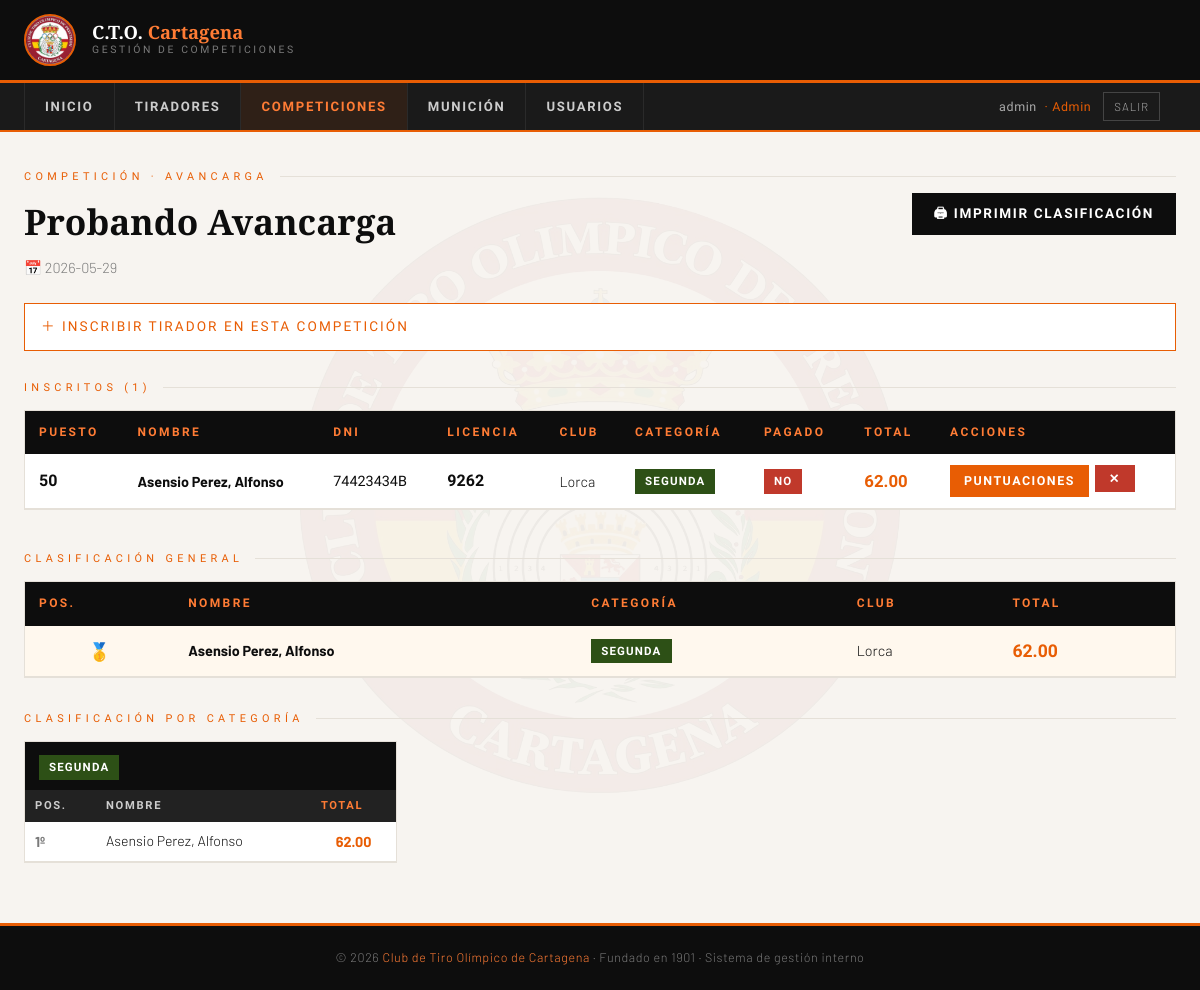
Screenshot of /competiciones/2 (signed in) with the database file from the repository.
### tables this page shows
CREATE TABLE usuarios (
                id         INTEGER PRIMARY KEY AUTOINCREMENT,
                username   TEXT UNIQUE NOT NULL,
                password   TEXT NOT NULL,
                rol        TEXT NOT NULL DEFAULT 'tirador',
                tirador_id INTEGER,
                activo     INTEGER DEFAULT 1,
                FOREIGN KEY (tirador_id) REFERENCES tiradores(id)
            );

CREATE TABLE competiciones (
                id     INTEGER PRIMARY KEY AUTOINCREMENT,
                nombre TEXT NOT NULL,
                fecha  TEXT,
                modalidad TEXT DEFAULT 'Pistola Standard'
            );

CREATE TABLE inscripciones (
                id              INTEGER PRIMARY KEY AUTOINCREMENT,
                competicion_id  INTEGER NOT NULL,
                tirador_id      INTEGER NOT NULL,
                puesto          INTEGER NOT NULL,
                pagado          INTEGER DEFAULT 0, ocultar_categoria INTEGER DEFAULT 0, categoria TEXT DEFAULT '',
                FOREIGN KEY (competicion_id) REFERENCES competiciones(id),
                FOREIGN KEY (tirador_id) REFERENCES tiradores(id),
                UNIQUE(competicion_id, puesto)
            );

CREATE TABLE tiradores (
                id        INTEGER PRIMARY KEY AUTOINCREMENT,
                nombre    TEXT NOT NULL,
                apellidos TEXT NOT NULL,
                dni       TEXT UNIQUE NOT NULL,
                licencia  TEXT,
                club      TEXT,
                categoria TEXT
            );

### app.py (the view)
@app.route("/competiciones/<int:cid>")
@login_required
def competicion_ver(cid):
    db   = get_db()
    comp = db.execute("SELECT * FROM competiciones WHERE id=?", (cid,)).fetchone()
    if not comp:
        return redirect(url_for("competiciones"))
    insc_rows = db.execute("""
        SELECT i.id, i.puesto, i.pagado, i.categoria,
               t.id as tid, t.nombre, t.apellidos, t.dni, t.licencia, t.club
        FROM inscripciones i
        JOIN tiradores t ON t.id = i.tirador_id
        WHERE i.competicion_id = ?
        ORDER BY i.puesto
    """, (cid,)).fetchall()
    inscripciones = []
    for row in insc_rows:
        total = calcular_total_inscripcion(row["id"], db, comp["modalidad"])
        inscripciones.append(dict(row) | {"total": total})
    clasificacion = sorted([i for i in inscripciones if i["total"] > 0],
                           key=lambda x: -x["total"])
    por_cat = {}
    for i in clasificacion:
        por_cat.setdefault(i["categoria"], []).append(i)
    disponibles = []
    if current_user.rol in ("admin", "encargado"):
        inscritos_ids = [i["tid"] for i in inscripciones]
        disponibles = db.execute(
            f"SELECT * FROM tiradores {'WHERE id NOT IN ('+','.join('?'*len(inscritos_ids))+')' if inscritos_ids else ''} ORDER BY apellidos",
            inscritos_ids
        ).fetchall()
    return render_template("competicion_ver.html",
        comp=comp, inscripciones=inscripciones,
        clasificacion=clasificacion, por_cat=por_cat,
        disponibles=disponibles, categorias=CATEGORIAS)

### app.py (called while the page is built)
@login_manager.user_loader
def load_user(user_id):
    db  = get_db()
    row = db.execute("SELECT * FROM usuarios WHERE id=? AND activo=1", (user_id,)).fetchone()
    if row:
        return User(row["id"], row["username"], row["rol"], row["tirador_id"])
    return None

def get_db():
    db = getattr(g, "_database", None)
    if db is None:
        db = g._database = sqlite3.connect(DB_PATH)
        db.row_factory = sqlite3.Row
    return db

def get_modalidad_config(modalidad):
    return MODALIDAD_CONFIG.get(modalidad or "", DEFAULT_CONFIG)

def calcular_suma_serie_vals(valores, top=None):
    nums = []
    for v in valores:
        if v is None: continue
        try:
            nums.append(10.0 if str(v).strip().lower() == 'x' else float(v))
        except: pass
    if top and len(nums) > top:
        nums = sorted(nums, reverse=True)[:top]
    return sum(nums)

def calcular_total_inscripcion(insc_id, db, modalidad=None):
    config = get_modalidad_config(modalidad)
    n_disp = config.get("disparos", 5)
    top    = config.get("top")
    cols   = ", ".join(f"d{i}" for i in range(1, n_disp + 1))
    filas  = db.execute(f"SELECT {cols} FROM puntuaciones WHERE inscripcion_id=?", (insc_id,)).fetchall()
    return sum(calcular_suma_serie_vals([r[f"d{i}"] for i in range(1, n_disp + 1)], top) for r in filas)

### templates/competicion_ver.html (shortened to what this page needs)
{% extends "base.html" %}
{% block contenido %}
<p class="pag-etiqueta">Competición · {{ comp.modalidad }}</p>
<div style="display:flex;align-items:flex-start;justify-content:space-between;flex-wrap:wrap;gap:12px;margin-bottom:6px;">
  <h1 class="pag-titulo" style="margin-bottom:0;">{{ comp.nombre }}</h1>
  {% if clasificacion %}
  <a href="/competiciones/{{ comp.id }}/imprimir" target="_blank" class="btn btn-negro">
    🖨 Imprimir clasificación
  </a>
  {% endif %}
</div>
{% if comp.fecha %}<p style="color:var(--gris);margin-bottom:24px;font-size:.9rem;">📅 {{ comp.fecha }}</p>{% else %}<div style="margin-bottom:24px;"></div>{% endif %}
<details style="margin-bottom:28px;">
  <summary style="cursor:pointer;font-family:'Barlow Condensed',sans-serif;font-size:.85rem;
    letter-spacing:.15em;text-transform:uppercase;color:var(--naranja);
    padding:12px 16px;background:var(--blanco);border:1px solid var(--naranja);
    list-style:none;user-select:none;">
    ＋ Inscribir tirador en esta competición
  </summary>
</details>
<p class="pag-etiqueta" style="margin-bottom:14px;">Inscritos ({{ inscripciones|length }})</p>
{% if inscripciones %}
<div class="tabla-wrapper" style="margin-bottom:40px;">
  <table>
    <thead><tr>
      <th>Puesto</th><th>Nombre</th>{% if current_user.rol != 'tirador' %}<th>DNI</th>{% endif %}<th>Licencia</th>
      <th>Club</th><th>Categoría</th><th>Pagado</th><th>Total</th><th>Acciones</th>
    </tr></thead>
    <tbody>
    {% for i in inscripciones %}
    <tr>
      <td class="num">{{ i.puesto }}</td>
      <td><strong>{{ i.apellidos }}, {{ i.nombre }}</strong></td>
      {% if current_user.rol != 'tirador' %}<td style="font-family:'Barlow Condensed',sans-serif;">{{ i.dni }}</td>{% endif %}
      <td class="num">{{ i.licencia or '—' }}</td>
      <td>{{ i.club }}</td>
      <td><span class="badge badge-{{ i.categoria|lower|replace(' ', '-') }}">{{ i.categoria }}</span></td>
      <td><span class="badge {{ 'badge-si' if i.pagado else 'badge-no' }}">{{ 'Sí' if i.pagado else 'No' }}</span></td>
      <td class="num" style="color:var(--naranja);font-size:1.05rem;">{{ "%.2f"|format(i.total) if i.total > 0 else '—' }}</td>
      <td>
        <div style="display:flex;gap:6px;">
          <a href="/puntuaciones/{{ i.id }}" class="btn btn-naranja btn-sm">Puntuaciones</a>
          <form method="POST" action="/inscripciones/{{ i.id }}/eliminar"
                onsubmit="return confirm('¿Eliminar la inscripción?')">
            <button type="submit" class="btn btn-rojo btn-sm">✕</button>
          </form>
        </div>
      </td>
    </tr>
    {% endfor %}
    </tbody>
  </table>
</div>
{% if clasificacion %}
<p class="pag-etiqueta" style="margin-bottom:14px;">Clasificación general</p>
<div class="tabla-wrapper" style="margin-bottom:32px;">
  <table class="clasi-tabla">
    <thead><tr><th>Pos.</th><th>Nombre</th><th>Categoría</th><th>Club</th><th>Total</th></tr></thead>
    <tbody>
    {% for i in clasificacion %}
    <tr>
      <td style="text-align:center;">
        <span class="pos-medal pos-{{ loop.index if loop.index <= 3 else '' }}">
          {% if loop.index==1 %}🥇{% elif loop.index==2 %}🥈{% elif loop.index==3 %}🥉{% else %}{{ loop.index }}{% endif %}
        </span>
      </td>
      <td><strong>{{ i.apellidos }}, {{ i.nombre }}</strong></td>
      <td><span class="badge badge-{{ i.categoria|lower|replace(' ', '-') }}">{{ i.categoria }}</span></td>
      <td>{{ i.club }}</td>
      <td class="num" style="color:var(--naranja);font-size:1.1rem;">{{ "%.2f"|format(i.total) }}</td>
    </tr>
    {% endfor %}
    </tbody>
  </table>
</div>
{% if por_cat %}
<p class="pag-etiqueta" style="margin-bottom:14px;">Clasificación por categoría</p>
<div style="display:grid;grid-template-columns:repeat(auto-fill,minmax(300px,1fr));gap:16px;">
  {% for cat, lista in por_cat.items() %}
  <div style="border:1px solid var(--gris-claro);">
    <div style="background:var(--negro);padding:10px 14px;">
      <span class="badge badge-{{ cat|lower|replace(' ', '-') }}">{{ cat }}</span>
    </div>
    <table style="width:100%;border-collapse:collapse;">
      <thead><tr>
        <th style="background:#222;color:#ccc;padding:7px 10px;font-size:.7rem;letter-spacing:.15em;text-align:left;">Pos.</th>
        <th style="background:#222;color:#ccc;padding:7px 10px;font-size:.7rem;letter-spacing:.15em;text-align:left;">Nombre</th>
        <th style="background:#222;color:var(--naranja-claro);padding:7px 10px;font-size:.7rem;letter-spacing:.15em;">Total</th>
      </tr></thead>
      <tbody>
      {% for i in lista %}
      <tr style="border-bottom:1px solid var(--gris-claro);">
        <td style="padding:8px 10px;font-weight:700;color:var(--gris);">{{ loop.index }}º</td>
        <td style="padding:8px 10px;font-size:.88rem;">{{ i.apellidos }}, {{ i.nombre }}</td>
        <td style="padding:8px 10px;text-align:center;font-weight:700;color:var(--naranja);">{{ "%.2f"|format(i.total) }}</td>
      </tr>
      {% endfor %}
      </tbody>
    </table>
  </div>
  {% endfor %}
</div>
{% endif %}
{% endif %}
{% else %}
<p style="color:var(--gris);font-size:.9rem;">Aún no hay tiradores inscritos en esta competición.</p>
{% endif %}
{% endblock %}
{% block head_extra %}
<link href="https://cdn.jsdelivr.net/npm/tom-select@2.3.1/dist/css/tom-select.min.css" rel="stylesheet">
{% endblock %}

### templates/base.html (shortened to what this page needs)
<!DOCTYPE html>
<html lang="es">
<head>
{% block head_extra %}{% endblock %}
</head>
<body>
<header>
  <div class="header-inner">
    <a href="/" class="header-brand">
      <img src="/static/escudo.png" alt="Escudo CTO Cartagena">
      <div class="brand-text">
        <div class="brand-title">C.T.O. <span>Cartagena</span></div>
        <div class="brand-sub">Gestión de Competiciones</div>
      </div>
    </a>
  </div>
</header>
<nav>
  <div class="nav-inner">
    <div class="nav-menu" id="navMenu">
      <ul>
        <li><a href="/" class="{% if request.endpoint=='index' %}activo{% endif %}">Inicio</a></li>
        {% if current_user.is_authenticated and current_user.rol in ('admin','encargado','directiva') %}
        <li><a href="/tiradores" class="{% if 'tirador' in (request.endpoint or '') %}activo{% endif %}">Tiradores</a></li>
        {% endif %}
        <li><a href="/competiciones" class="{% if 'competicion' in (request.endpoint or '') or 'puntuacion' in (request.endpoint or '') %}activo{% endif %}">Competiciones</a></li>
        {% if current_user.is_authenticated and current_user.rol in ('admin','encargado','directiva') %}
        <li><a href="/municion" class="{% if 'municion' in (request.endpoint or '') %}activo{% endif %}">Munición</a></li>
        {% endif %}
        {% if current_user.is_authenticated and current_user.rol == 'admin' %}
        <li><a href="/usuarios" class="{% if 'usuario' in (request.endpoint or '') %}activo{% endif %}">Usuarios</a></li>
        {% endif %}
      </ul>
    </div>
    {% if current_user.is_authenticated %}
    <div style="display:flex;align-items:center;gap:12px;padding:0 16px;font-size:.78rem;color:#aaa;">
      <span style="font-family:'Barlow Condensed',sans-serif;letter-spacing:.05em;">
        {{ current_user.username }}
        <span style="color:var(--naranja);margin-left:4px;">· {{ current_user.rol|capitalize }}</span>
      </span>
      <a href="/logout" style="color:#aaa;text-decoration:none;border:1px solid #444;padding:4px 10px;font-size:.72rem;letter-spacing:.08em;text-transform:uppercase;">Salir</a>
    </div>
    {% endif %}
  </div>
</nav>
<div class="contenido">
{% block contenido %}{% endblock %}
</div>
<footer>
  <p>© 2026 <span>Club de Tiro Olímpico de Cartagena</span> · Fundado en 1901 · Sistema de gestión interno</p>
</footer>
</body>
</html>

### rows the page displays
usuarios: username "admin", rol "Admin"
competiciones: modalidad "AVANCARGA", nombre "Probando Avancarga", fecha "2026-05-29"
inscripciones: puesto "50", apellidos "Asensio Perez", nombre "Alfonso", dni "74423434B", licencia "9262", club "Lorca", categoria "SEGUNDA", pagado "NO", total "62.00"

### other values shown
{{ inscripciones|length }} "1"
